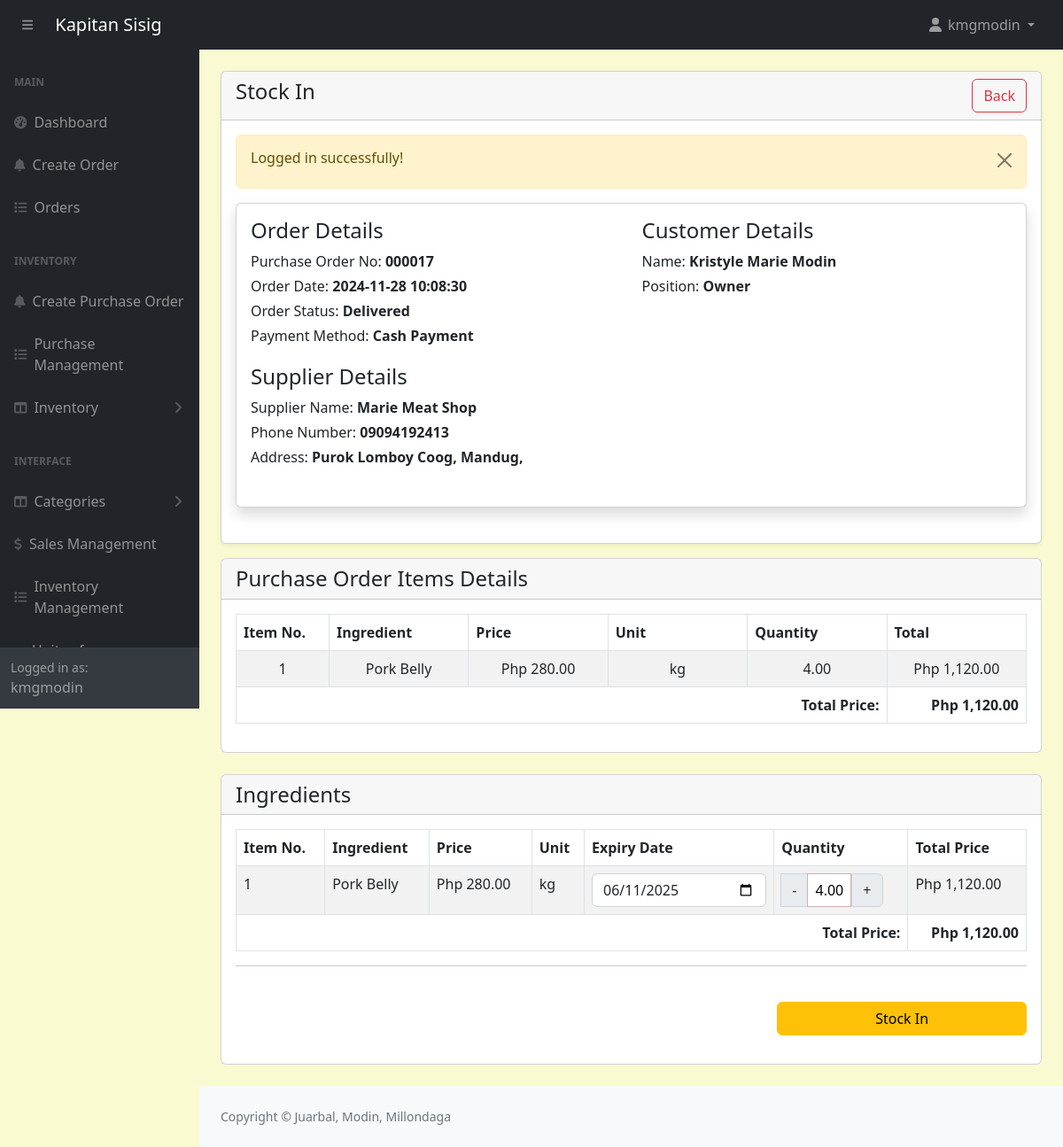
Page /admin/purchase-order-stock-in.php?track=000017 (signed in) on the committed database.
### tables this page shows
CREATE TABLE `purchaseorders` (
  `id` int(11) NOT NULL,
  `customer_id` int(11) NOT NULL,
  `tracking_no` varchar(100) NOT NULL,
  `invoice_no` varchar(100) NOT NULL,
  `total_amount` varchar(100) NOT NULL,
  `order_date` datetime NOT NULL,
  `order_status` varchar(100) NOT NULL,
  `ingPayment_mode` varchar(100) NOT NULL,
  `order_placed_by_id` varchar(100) NOT NULL,
  `supplierName` varchar(100) NOT NULL
);

CREATE TABLE `suppliers` (
  `id` int(11) NOT NULL,
  `firstname` varchar(191) NOT NULL,
  `lastname` varchar(191) NOT NULL,
  `phonenumber` varchar(191) NOT NULL,
  `address` varchar(191) NOT NULL,
  `status` enum('active','inactive') NOT NULL DEFAULT 'active'
);

CREATE TABLE `ingredients_items` (
  `id` int(11) NOT NULL,
  `order_id` int(11) NOT NULL,
  `ingredient_id` int(11) NOT NULL,
  `unit_id` int(11) NOT NULL,
  `price` decimal(10,2) NOT NULL,
  `quantity` decimal(10,2) NOT NULL
);

CREATE TABLE `ingredients` (
  `id` int(11) NOT NULL,
  `name` varchar(191) NOT NULL,
  `unit_id` int(11) NOT NULL,
  `category` varchar(191) NOT NULL,
  `quantity` int(10) UNSIGNED DEFAULT NULL,
  `reorder_point` decimal(10,2) NOT NULL,
  `price` decimal(10,2) NOT NULL DEFAULT 0.00
);

CREATE TABLE `units_of_measure` (
  `id` int(11) NOT NULL,
  `category_id` int(11) DEFAULT NULL,
  `uom_name` varchar(255) DEFAULT NULL,
  `type` enum('reference','bigger','smaller') DEFAULT NULL,
  `ratio` decimal(10,5) DEFAULT NULL,
  `active` tinyint(1) DEFAULT 1,
  `rounding_precision` decimal(10,5) DEFAULT NULL
);

### admin/purchase-order-stock-in.php (the view, shortened to what this page needs)
<?php
include('includes/header.php');
if (isset($_GET['track'])) {
    $order_track = $_GET['track'];
}
if (!isset($_SESSION['siItems']) || empty($_SESSION['siItems'])) {
    $query = "SELECT po.*, ii.ingredient_id, ii.quantity, ii.price, i.name AS ingredient_name, u.uom_name as unit_name, u.id as unit_id
              FROM purchaseOrders po
              JOIN ingredients_Items ii ON po.id = ii.order_id
              JOIN ingredients i ON ii.ingredient_id = i.id
              JOIN units_of_measure u ON ii.unit_id = u.id
              WHERE po.tracking_no = '$order_track'";
    $orders = mysqli_query($conn, $query);
}
?>
<div class="container-fluid px-4">
    <div class="card mt-4 shadow-sm">
        <div class="card-header">
            <h4 class="mb-0">Stock In
                <a href="purchase-orders.php" class="btn btn-outline-danger float-end">Back</a>
            </h4>
        </div>
        <div class="card-body">
            <?php
            $query = "SELECT po.*, a.* FROM purchaseOrders po, admins a WHERE
                        a.id = po.customer_id AND tracking_no='$order_track'
                        ORDER BY po.id DESC";
            $orders = mysqli_query($conn, $query);
            if($orders && mysqli_num_rows($orders) > 0){
                $orderData = mysqli_fetch_assoc($orders);
                $supplierName = $orderData['supplierName'];
                $supplier = mysqli_query($conn, "SELECT * FROM suppliers WHERE id = '$supplierName' LIMIT 1");
                $supplierData = mysqli_fetch_assoc($supplier);
            ?>
            <div class="card card-body shadow border-1 mb-4 ">
                <div class="row">
                    <div class="col-md-6">
                        <h4>Order Details</h4>
                        <label class="mb-1">
                            Purchase Order No: <span class="fw-bold"><?= htmlspecialchars($orderData['tracking_no'], ENT_QUOTES, 'UTF-8'); ?></span>
                        </label>
                        <br/>
                        <label class="mb-1">
                            Order Date: <span class="fw-bold"><?= htmlspecialchars($orderData['order_date'], ENT_QUOTES, 'UTF-8'); ?></span>
                        </label>
                        <br/>
                        <label class="mb-1">
                            Order Status: <span class="fw-bold"><?= htmlspecialchars($orderData['order_status'], ENT_QUOTES, 'UTF-8'); ?></span>
                        </label>
                        <br/>
                        <label class="mb-1">
                            Payment Method: <span class="fw-bold"><?= htmlspecialchars($orderData['ingPayment_mode'], ENT_QUOTES, 'UTF-8'); ?></span>
                        </label>
                        <br/>
                    </div>
                    <div class="col-md-6">
                        <h4>Customer Details</h4>
                        <label class="mb-1">
                            Name: <span class="fw-bold"><?= htmlspecialchars($orderData['firstname'], ENT_QUOTES, 'UTF-8'); ?> <?= htmlspecialchars($orderData['lastname'], ENT_QUOTES, 'UTF-8'); ?></span>
                        </label>
                        <br/>
                        <label class="mb-1">
                            Position:
                            <span class="fw-bold">
                                <?= $orderData['position'] == 1 ? 'Owner' : 'Employee'?>
                            </span>
                        </label>
                        <br/>
                        <br/>
                    </div>
                    <div class="col-md-6 pt-3">
                        <h4>Supplier Details</h4>
                        <label class="mb-1">
                            Supplier Name: <span class="fw-bold"><?= htmlspecialchars($supplierData['firstname'], ENT_QUOTES, 'UTF-8'); ?> <?= htmlspecialchars($supplierData['lastname'], ENT_QUOTES, 'UTF-8'); ?></span>
                        </label>
                        <br/>
                        <label class="mb-1">
                            Phone Number: <span class="fw-bold"><?= htmlspecialchars($supplierData['phonenumber'], ENT_QUOTES, 'UTF-8'); ?></span>
                        </label>
                        <br/>
                        <label class="mb-1">
                            Address: <span class="fw-bold"><?= htmlspecialchars($supplierData['address'], ENT_QUOTES, 'UTF-8'); ?></span>
                        </label>
                        <br/>
                        <br/>
                    </div>
                </div>
            </div>
        </div>
    </div>
    <div class="card mt-3 mb-4">
        <div class="card-header">
            <h4 class="mb-0">Purchase Order Items Details</h4>
        </div>
        <div class="card-body">
        <?php
                       $orderItemQuery = "
                       SELECT
                           ii.quantity as orderItemQuantity,
                           ii.price as orderItemPrice,
                           i.name as ingredientName,
                           uom.uom_name as unit_name
                       FROM purchaseOrders po
                       JOIN ingredients_items ii ON ii.order_id = po.id
                       JOIN ingredients i ON i.id = ii.ingredient_id
                       JOIN units_of_measure uom ON uom.id = ii.unit_id
                       WHERE po.tracking_no = '$order_track'
                        ";
                        $orderItemsRes = mysqli_query($conn, $orderItemQuery);
                        $i = 1;
                        if($orderItemsRes){
                            if(mysqli_num_rows($orderItemsRes) > 0){
                                $totalAmount = 0;
                                ?>
                                    <table class="table table-bordered table-striped">
                                        <thead>
                                            <tr>
                                                <th>Item No. </th>
                                                <th>Ingredient</th>
                                                <th>Price</th>
                                                <th>Unit</th>
                                                <th>Quantity</th>
                                                <th>Total</th>
                                            </tr>
                                        </thead>
                                        <tbody>
                                            <?php while($orderItemRow = mysqli_fetch_assoc($orderItemsRes)): ?>
                                                <tr>
                                                    <td width="10%" class=" text-center">
                                                        <?= $i++; ?>
                                                    </td>
                                                    <td width="15%" class=" text-center">
                                                        <?= $orderItemRow['ingredientName'];?>
                                                    </td>
                                                    <td width="15%" class="text-center">
                                                        Php <?= number_format($orderItemRow['orderItemPrice'], 2); ?>
                                                    </td>
                                                    <td width="15%" class=" text-center">
                                                        <?= $orderItemRow['unit_name'];?>
                                                    </td>
                                                    <td width="15%" class="text-center">
                                                        <?= $orderItemRow['orderItemQuantity']; ?>
                                                    </td>
                                                    <td width="15%" class="text-center">
                                                        Php <?= number_format($orderItemRow['orderItemPrice'] * $orderItemRow['orderItemQuantity'], 2); ?>
                                                    </td>
                                                </tr>
                                                <?php $totalAmount += $orderItemRow['orderItemPrice'] * $orderItemRow['orderItemQuantity']; ?>
                                            <?php endwhile; ?>
                                            <tr>
                                                <td colspan="5" class="text-end fw-bold">Total Price: </td>
                                                <td colspan="1" class="text-end fw-bold">Php <?= number_format($totalAmount, 2); ?></td>
                                            </tr>
                                        </tbody>
                                    </table>
                                <?php
                            }else{
                                echo ' <h5>No record Found!</h5>';
                                return false;
                            }
                        }else{
                            echo ' <h5>No record Found!</h5>';
                            return false;
                        }
                    ?>
        </div>
    </div>
    <div class="card mt-3 mb-4">
        <div class="card-header">
            <h4 class="mb-0">Ingredients</h4>
        </div>
        <div class="card-body" id="siArea">
            <?php
            } $i = 1;
            if (isset($_SESSION['siItems'])) {
                $sessionIngredients = $_SESSION['siItems'];
                if (!empty($sessionIngredients)) {
            ?>
                <div class="mb-3" id="siContent">
                    <table class="table table-bordered table-striped">
                        <thead>
                            <tr>
                                <th>Item No.</th>
                                <th>Ingredient</th>
                                <th>Price</th>
                                <th>Unit</th>
                                <th>Expiry Date</th>
                                <th>Quantity</th>
                                <th>Total Price</th>
                            </tr>
                        </thead>
                        <tbody>
                        <?php
                        $totalAmount = 0;
                        foreach ($sessionIngredients as $key => $item) :
                            $itemTotal = $item['price'] * $item['quantity'];
                            $totalAmount += $itemTotal;
                        ?>
                            <tr>
                                <td><?= $i++ ?></td>
                                <td><?= $item['name']; ?></td>
                                <td>Php <?= $item['price']; ?></td>
                                <td><?= $item['unit_name']; ?></td>
                                <td>
                                    <input type="date" id="expiry_date_<?= $item['ingredient_id']; ?>"
                                        name="expiry_date[<?= $item['ingredient_id']; ?>]"
                                        value="<?= $item['expiryDate']; ?>"
                                        class="form-control" required
                                        onchange="updateExpiryDate(<?= $item['ingredient_id']; ?>)">
                                </td>
                                <td>
                                    <div class="input-group qtyBox">
                                        <button class="input-group-text si-decrement">-</button>
                                        <input type="decimal" min="0" value="<?= $item['quantity']; ?>" class="qty quantityInput" />
                                        <button class="input-group-text si-increment">+</button>
                                    </div>
                                </td>
                                <td>Php <?= number_format($itemTotal, 2); ?></td>
                            </tr>
                        <?php endforeach; ?>
                            <tr>
                                <td colspan="6" class="text-end fw-bold">Total Price: </td>
                                <td colspan="1" class="text-end fw-bold">Php <?= number_format($totalAmount, 2); ?></td>
                            </tr>
                    </tbody>
                    </table>
                    <div>
                        <hr>
                        <div class="row">
                            <div class="col-md-8">
                            </div>
                            <div class="col-md-4">
                                <br/>
                                <button type="button" class="btn btn-warning w-100 stockInBtn">Stock In</button>
                            </div>
                        </div>
                    </div>
                </div>
            <?php
                } else {
                    echo '<h5>No items added</h5>';
                }
            } else {
                echo '<h5>No items added</h5>';
            }
            ?>
        </div>
    </div>
</div>
<?php include('includes/footer.php'); ?>

### admin/assets/css/custom.css (style rules this page uses)
body { margin: 0; font-family: system-ui, -apple-system, "Segoe UI", Roboto, "Helvetica Neue", "Noto Sans", "Liberation Sans", Arial, sans-serif; font-size: 1rem; font-weight: 400; line-height: 1.5; color: #212529; text-align: left; background-color: #FAFAD2; -webkit-text-size-adjust: 100%; -webkit-tap-highlight-color: rgba(0, 0, 0, 0); }
.quantityInput { width: 50px !important; padding: 6px 3px; text-align: center; border: 1px solid #cfb1b1; outline: 0; margin-right: 1px; }

### rows in the picture
purchaseorders: tracking_no "000017", order_date "2024-11-28 10:08:30", order_status "Delivered", ingPayment_mode "Cash Payment", admins.firstname "Kristyle Marie", admins.lastname "Modin", ingredients.name "Pork Belly", ingredients_items.price "280.00", units_of_measure.uom_name "kg", expiryDate "06/11/2025", quantity "4.00", ingredients_items.price+quantity "1,120.00"
suppliers: firstname "Marie", lastname "Meat Shop", phonenumber "09094192413", address "Purok Lomboy Coog, Mandug,"
ingredients_items: ingredient.name "Pork Belly", price "280.00", units_of_measure.uom_name "kg", quantity "4.00", $orderItemRow['orderItemPrice'] * $orderItemRow['orderItemQuantity'] "1,120.00"

### other values in the picture
$_SESSION['loggedInUser']['username'] "kmgmodin"
$_SESSION['message'] "Logged in successfully!"
$totalAmount "1,120.00"
